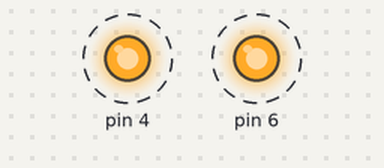
Bench run of a sketch on a simulated Arduino Uno, built with avr-gcc and run on an emulated ATmega328P. On the bench: output pins drawn as LEDs (lit = HIGH). Dashed ring = blinking.

Above: at 0.5 s.
Timing chart, 0 to 4.6 s (numbered marks = the images above):
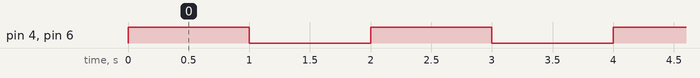

Measured:
- by itself, pin 4, pin 6: alternates HIGH for 1.0 s and LOW for 1.0 s

The sketch:

sketch_oct28a.ino
```cpp
void setup() {
    pinMode (4, OUTPUT);
    pinMode (6, OUTPUT);
}

void loop() {
    digitalWrite (4, HIGH);
    digitalWrite (6, HIGH);
    delay (1000);
    digitalWrite (4, LOW);
    digitalWrite (6, LOW);
    delay (1000);
    digitalWrite (4, HIGH);
    digitalWrite (6, HIGH);
    delay (1000);
    digitalWrite (4, LOW);
    digitalWrite (6, LOW);
    delay (1000);
}
```
